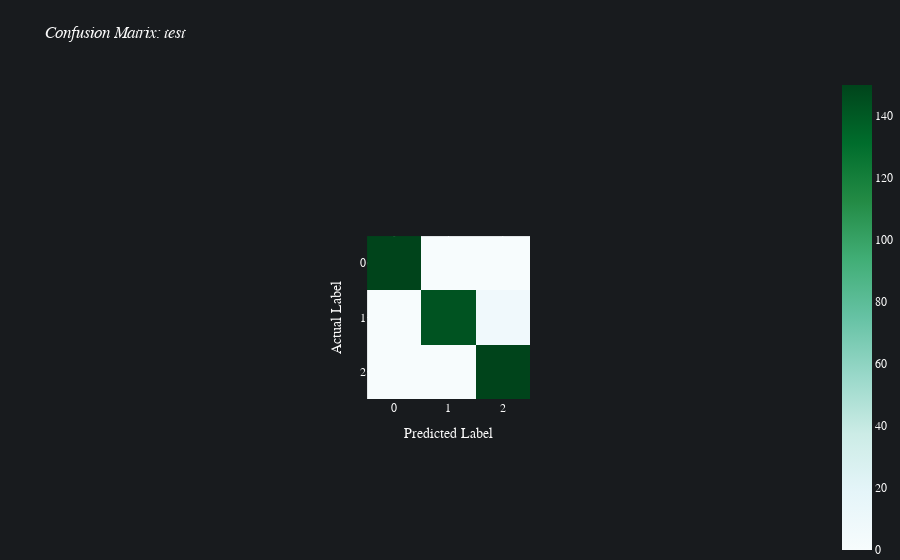
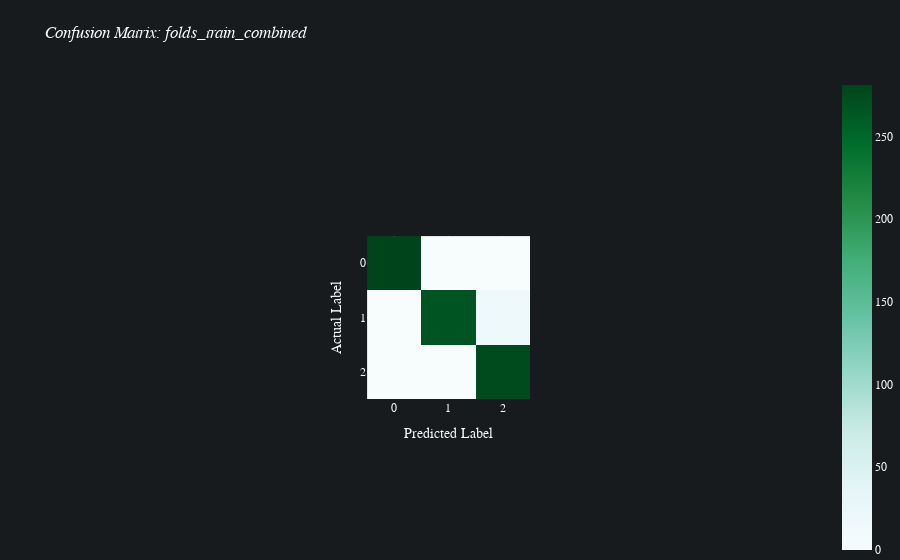
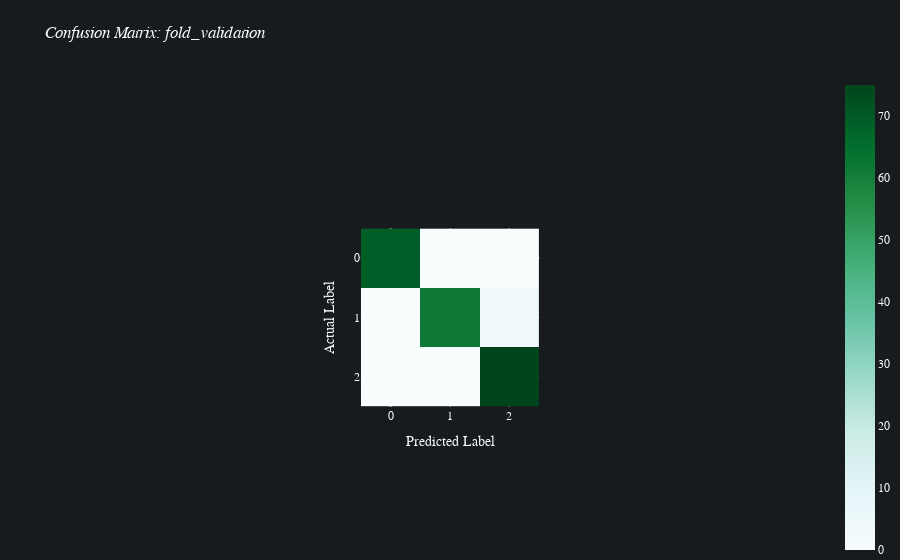

Source (notebook cell) for these figures, in order:
### Code cell
batch.jobs[8].results[0].plot_confusion_matrix()

### Figure 1 — Plotly figure (JSON) as saved in the notebook; plotly's stock layout.template omitted (floating-point values rounded to 4 significant figures)
{"data": [{"coloraxis": "coloraxis", "hovertemplate": "Predicted Label: %{x}<br>Actual Label: %{y}<br>color: %{z}<extra></extra>", "type": "heatmap", "z": [[150, 0, 0], [0, 143, 7], [0, 0, 150]]}], "layout": {"autosize": true, "coloraxis": {"colorscale": [[0, "rgb(247,252,253)"], [0.125, "rgb(229,245,249)"], [0.25, "rgb(204,236,230)"], [0.375, "rgb(153,216,201)"], [0.5, "rgb(102,194,164)"], [0.625, "rgb(65,174,118)"], [0.75, "rgb(35,139,69)"], [0.875, "rgb(0,109,44)"], [1, "rgb(0,68,27)"]]}, "font": {"color": "#FAFAFA", "family": "Avenir"}, "hoverlabel": {"bgcolor": "#0F0F0F", "font": {"family": "Avenir", "size": 15}}, "legend": {"title": {"text": "Sample Count"}}, "margin": {"b": 0, "t": 75}, "paper_bgcolor": "#181B1E", "plot_bgcolor": "#181B1E", "title": {"text": "<i>Confusion Matrix: test</i>"}, "xaxis": {"autorange": true, "constrain": "domain", "domain": [0.3895, 0.6105], "range": [-0.5, 2.5], "scaleanchor": "y", "title": {"text": "Predicted Label"}}, "yaxis": {"autorange": true, "constrain": "domain", "domain": [0.08037, 0.9196], "dtick": 1, "range": [2.5, -0.5], "tick0": 0, "tickmode": "linear", "title": {"text": "Actual Label"}}}}

### Figure 2 — Plotly figure (JSON) as saved in the notebook; plotly's stock layout.template omitted (floating-point values rounded to 4 significant figures)
{"data": [{"coloraxis": "coloraxis", "hovertemplate": "Predicted Label: %{x}<br>Actual Label: %{y}<br>color: %{z}<extra></extra>", "type": "heatmap", "z": [[281, 0, 0], [0, 267, 17], [0, 0, 275]]}], "layout": {"autosize": true, "coloraxis": {"colorscale": [[0, "rgb(247,252,253)"], [0.125, "rgb(229,245,249)"], [0.25, "rgb(204,236,230)"], [0.375, "rgb(153,216,201)"], [0.5, "rgb(102,194,164)"], [0.625, "rgb(65,174,118)"], [0.75, "rgb(35,139,69)"], [0.875, "rgb(0,109,44)"], [1, "rgb(0,68,27)"]]}, "font": {"color": "#FAFAFA", "family": "Avenir"}, "hoverlabel": {"bgcolor": "#0F0F0F", "font": {"family": "Avenir", "size": 15}}, "legend": {"title": {"text": "Sample Count"}}, "margin": {"b": 0, "t": 75}, "paper_bgcolor": "#181B1E", "plot_bgcolor": "#181B1E", "title": {"text": "<i>Confusion Matrix: folds_train_combined</i>"}, "xaxis": {"autorange": true, "constrain": "domain", "domain": [0.3895, 0.6105], "range": [-0.5, 2.5], "scaleanchor": "y", "title": {"text": "Predicted Label"}}, "yaxis": {"autorange": true, "constrain": "domain", "domain": [0.08037, 0.9196], "dtick": 1, "range": [2.5, -0.5], "tick0": 0, "tickmode": "linear", "title": {"text": "Actual Label"}}}}

### Figure 3 — Plotly figure (JSON) as saved in the notebook; plotly's stock layout.template omitted (floating-point values rounded to 4 significant figures)
{"data": [{"coloraxis": "coloraxis", "hovertemplate": "Predicted Label: %{x}<br>Actual Label: %{y}<br>color: %{z}<extra></extra>", "type": "heatmap", "z": [[69, 0, 0], [0, 62, 4], [0, 0, 75]]}], "layout": {"autosize": true, "coloraxis": {"colorscale": [[0, "rgb(247,252,253)"], [0.125, "rgb(229,245,249)"], [0.25, "rgb(204,236,230)"], [0.375, "rgb(153,216,201)"], [0.5, "rgb(102,194,164)"], [0.625, "rgb(65,174,118)"], [0.75, "rgb(35,139,69)"], [0.875, "rgb(0,109,44)"], [1, "rgb(0,68,27)"]]}, "font": {"color": "#FAFAFA", "family": "Avenir"}, "hoverlabel": {"bgcolor": "#0F0F0F", "font": {"family": "Avenir", "size": 15}}, "legend": {"title": {"text": "Sample Count"}}, "margin": {"b": 0, "t": 75}, "paper_bgcolor": "#181B1E", "plot_bgcolor": "#181B1E", "title": {"text": "<i>Confusion Matrix: fold_validation</i>"}, "xaxis": {"autorange": true, "constrain": "domain", "domain": [0.3796, 0.6204], "range": [-0.5, 2.5], "scaleanchor": "y", "title": {"text": "Predicted Label"}}, "yaxis": {"autorange": true, "constrain": "domain", "domain": [0, 1], "dtick": 1, "range": [2.5, -0.5], "tick0": 0, "tickmode": "linear", "title": {"text": "Actual Label"}}}}
